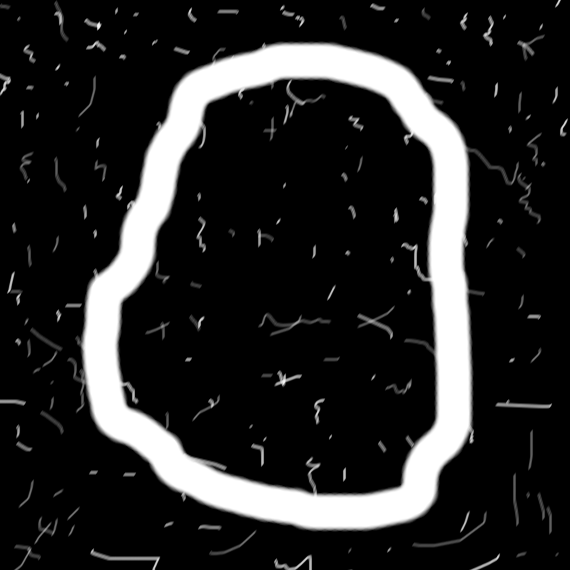
%> input picture noisy_stroke.tif, 570 x 570 px
$ octave ch13_03.m   (GNU Octave 9; MATLAB toolbox functions it lacks are replaced by stand-ins)
%> lines starting %> are read from the running program, lines starting %| are printed output that depends on the picture; in (x1, y1, x2, y2) boxes, pixels count from 0 and x2, y2 are one past the last pixel; in counts of white or black regions, pixels touching at a corner belong together; the program's own positions count from 1
### bound2im.m
function image = bound2im(b,M,N)
%BOUND2IM Converts a boundary to an image.
%   IMAGE = BOUND2IM(b) converts b, an np-by-2 array containing the
%   integer coordinates of a boundary, into a binary image with 1s in
%   the locations of the coordinates in b and 0s elsewhere. IMAGE is the
%   smallest image that will contain the boundary.
%
%   IMAGE = BOUND2IM(b,M,N) places the boundary in a region of size
%   M-by-N. M and N must satisfy the following conditions:
%
%       M >= max(b(:,1)) - min(b(:,1)) + 1
%       N >= max(b(:,2)) - min(b(:,2)) + 1
%
%   Typically, M = size(f,1) and N = size(f,2), where f is the image
%   from which the boundary was extracted. In this way, the coordinates
%   of IMAGE and f are comparable.
%
%   The ouput image is of class logical.
%
%   Copyright 2002-2020 Gatesmark
%
%   This function, and other functions in the DIPUM Toolbox, are based
%   on the theoretical and practical foundations established in the
%   book Digital Image Processing Using MATLAB, 3rd ed., Gatesmark
%   Press, 2020.
%
%   Book website: http://www.imageprocessingplace.com
%   License: https://github.com/dipum/dipum-toolbox/blob/master/LICENSE.txt

% Check input.
if size(b,2) ~= 2
   error('The boundary must be of size np-by-2')
end

% Make sure the coordinates are integers.
 b = round(b);

% Defaults.
if nargin == 1
   b(:,1) = b(:,1) - min(b(:,1)) + 1;
   b(:,2) = b(:,2) - min(b(:,2)) + 1;
   M = max(b(:,1)) + 1;
   N = max(b(:,2)) + 1;
end

% Create the image.
image = false(M,N);
linearIndex = sub2ind([M,N],b(:,1),b(:,2));
image(linearIndex) = 1;

### ch13_03.m
clc; clear; close all;

f = imread('noisy_stroke.tif');
%> f is the input picture: size 570x570 uint8; min 0, max 255, mean 40.4
subplot(2,3,1), imshow(f);

w = fspecial('average', 9);
g = imfilter(f, w, 'replicate');
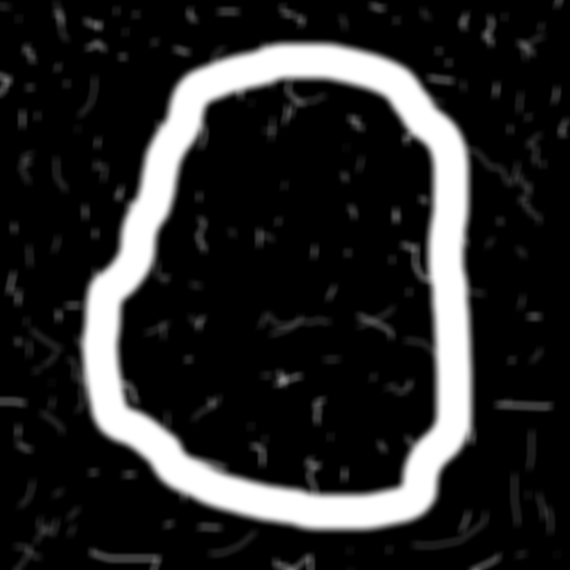
%> g: size 570x570 uint8; min 0, max 255, mean 40.4; mean of the top-left, top-right, bottom-left and bottom-right quarters 37.4, 40.5, 41.1, 42.7
subplot(2,3,2), imshow(g);

gbin = imbinarize(g);
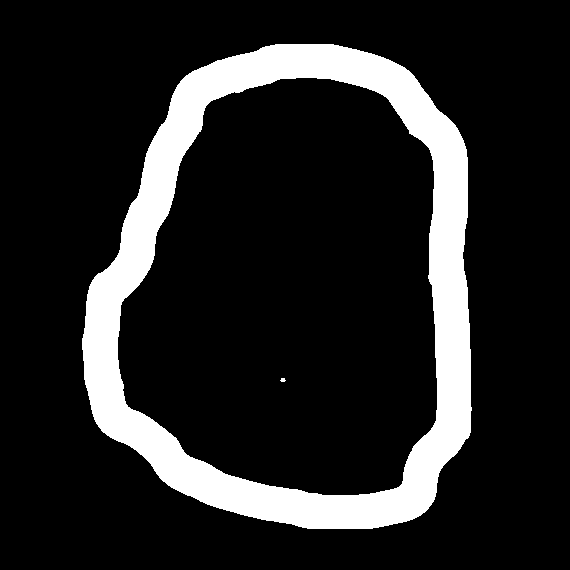
%> gbin: size 570x570 logical; 14.6% white; 2 white regions (1 under 20 px), largest, box (x1, y1, x2, y2) and area: (82, 44, 472, 529) 47319
subplot(2,3,3), imshow(gbin);

B = bwboundaries(gbin, 'noholes');
%> B = 2 boundaries; box (x1, y1, x2, y2) and points: (82, 44, 472, 529) 1357, (280, 378, 286, 382) 13
d = cellfun('length', B);
%> d = [1357; 13]
[maxd, k] = max(d);
%> maxd = 1357; k = 1
b = B{k}; % Longest boundary.
%> b = 1357 rows, first 12: [339 83; 338 84; 337 84; 336 84; 335 84; 334 85; 333 85; 332 85; 331 85; 330 85; 329 85; 328 86]

% Display the boundary as an image.
[M, N] = size(gbin);
%> M = 570; N = 570
gb = bound2im(b, M, N);
%> in bound2im, `linearIndex = sub2ind([M,N],b(:,1),b(:,2));`: linearIndex = 1357 values, max 268881 at index 833, min 47079 at index 1, mean 167695.7
%> in bound2im, `image(linearIndex) = 1;`:
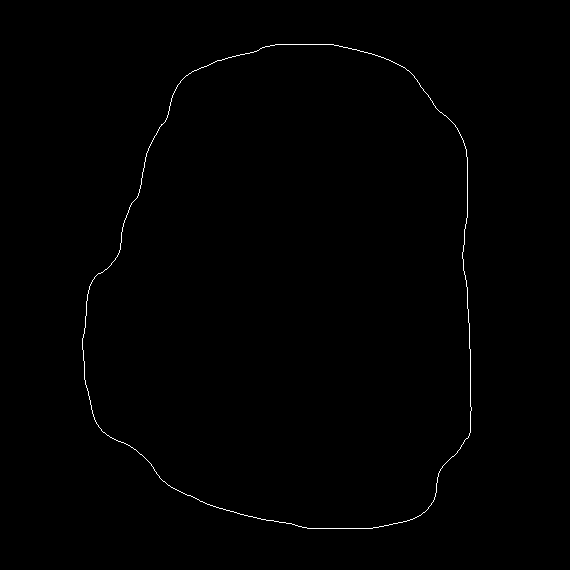
%> image: size 570x570 logical; 0.42% white in thin lines or dots, all inside (x1, y1, x2, y2) = (82, 44, 472, 529)
%> (the run ends here)
